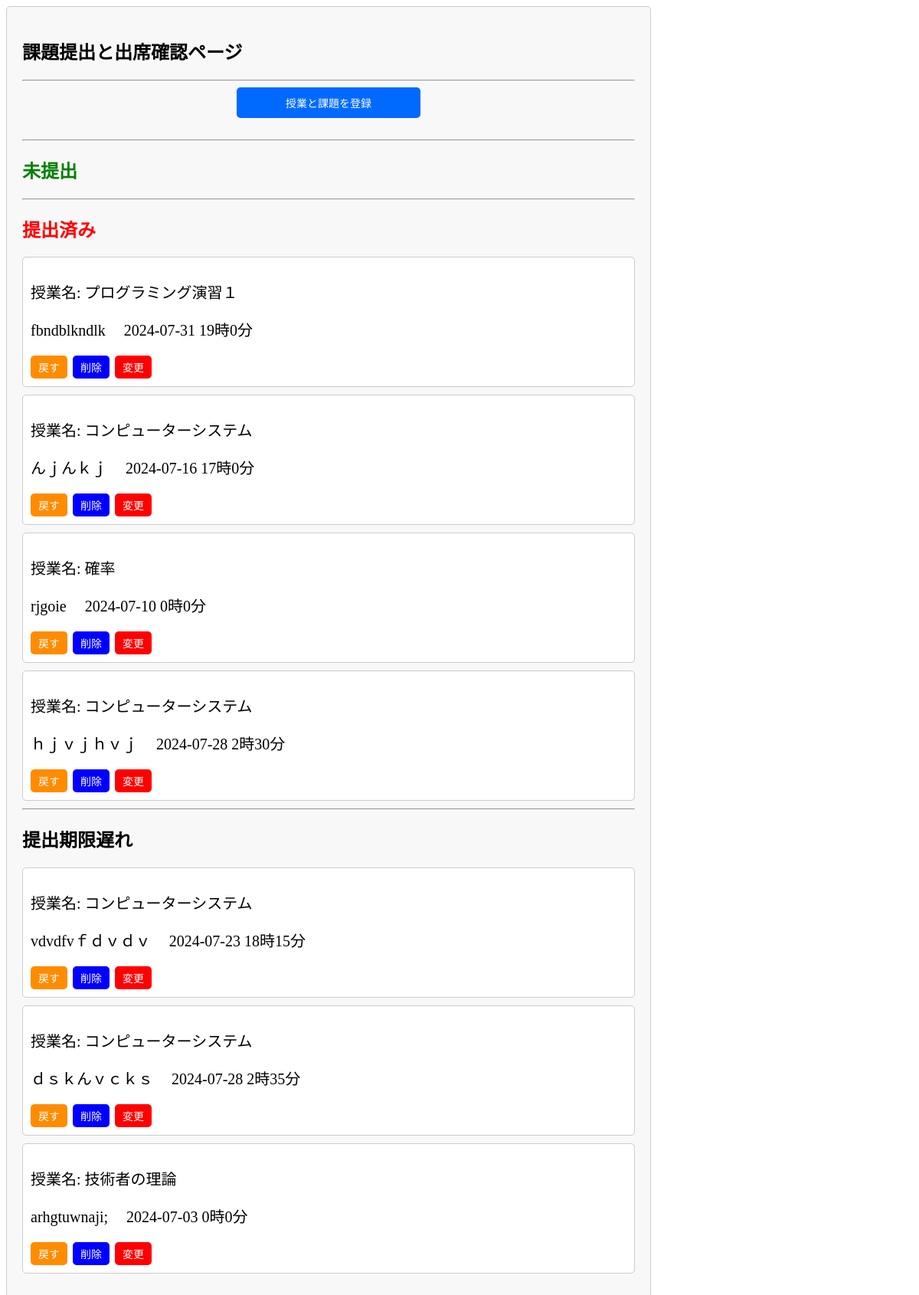
The page / on the database its author committed.
### app.py (models this page shows)
class Homework(db.Model):
    __tablename__ = 'homework'
    homework_id = db.Column(db.Integer, primary_key=True)
    contest = db.Column(db.String(120))
    limit_time = db.Column(db.String(120))
    submission = db.Column(db.Integer)
    once_a_week = db.Column(db.Boolean)

class Lesson(db.Model):
    __tablename__ = 'lesson'
    lesson_id = db.Column(db.Integer, primary_key=True)
    name = db.Column(db.String(120))
    homework_name = db.Column(db.String(120), nullable=True)
    number_absence = db.Column(db.Integer)

### app.py (the view)
@app.route('/')
def index():
    uncompleted_homeworks = Homework.query.filter_by(submission=0).all()
    completed_homeworks = Homework.query.filter_by(submission=1).all()
    delay_homeworks = Homework.query.filter_by(submission=3).all()
    homework_lessons = db.session.query(Homework, Lesson).join(LessonHomework, Homework.homework_id == LessonHomework.homework_id).join(Lesson, LessonHomework.lesson_id == Lesson.lesson_id).all()
    return render_template('index.html', uncompleted_homeworks=uncompleted_homeworks, completed_homeworks=completed_homeworks, delay_homeworks=delay_homeworks, homework_lessons=homework_lessons)

### app.py (called while the page is built)
@app.teardown_appcontext
def shutdown_scheduler(exception=None):
    if scheduler.running:
        scheduler.shutdown(wait=False)

### templates/index.html (shortened to what this page needs)
<!DOCTYPE html>
<html lang="ja">
<head>
    <link rel="stylesheet" type="text/css" href="{{ url_for('static', filename='style.css') }}">
</head>
<body>
    <div class="container">
        <h2>課題提出と出席確認ページ</h2>
        <hr>
        <ul class="row-buttons">
            <a href="{{ url_for('new_homework') }}" class="button">授業と課題を登録</a>
        </ul>
        <hr>
        <h2 class="no-complete">未提出</h2>
        <hr>
        <h2 class="complete">提出済み</h2>
        <ul>
            {% for homework, lesson in homework_lessons %}
            {% if homework.submission == 1 %}
            <div>
                <p>授業名: {{ lesson.name }}</p>
                <p style="display:inline;">{{ homework.contest }}</p>
                <p style="display:inline;" class="text">{{ homework.limit_time.split(' ')[0] }} {{ homework.limit_time.split(' ')[1].split(':')[0] }}時{{ homework.limit_time.split(' ')[1].split(':')[1] }}分</p>
                <form method="post" action="{{ url_for('uncomplete_homework', homework_id=homework.homework_id) }}" style="display:inline;">
                    <button type="submit" class="uncomplete-button">戻す</button>
                </form>
                <form method="post" action="{{ url_for('delete_homework', homework_id=homework.homework_id) }}" style="display:inline;">
                    <button type="submit" class="delete-button">削除</button>
                </form>
                <form method="get" action="{{ url_for('update_homework', homework_id=homework.homework_id) }}" style="display:inline;">
                    <button type="submit" class="update-button">変更</button>
                </form>
            </div>
            {% endif %}
            {% endfor %}
        </ul>
        <hr>
        <h2 class="delay">提出期限遅れ</h2>
        <ul>
            {% for homework, lesson in homework_lessons %}
            {% if homework.submission == 3 %}
            <div>
                <p>授業名: {{ lesson.name }}</p>
                <p style="display:inline;">{{ homework.contest }}</p>
                <p style="display:inline;" class="text">{{ homework.limit_time.split(' ')[0] }} {{ homework.limit_time.split(' ')[1].split(':')[0] }}時{{ homework.limit_time.split(' ')[1].split(':')[1] }}分</p>
                <form method="post" action="{{ url_for('uncomplete_homework', homework_id=homework.homework_id) }}" style="display:inline;">
                    <button type="submit" class="uncomplete-button">戻す</button>
                </form>
                <form method="post" action="{{ url_for('delete_homework', homework_id=homework.homework_id) }}" style="display:inline;">
                    <button type="submit" class="delete-button">削除</button>
                </form>
                <form method="get" action="{{ url_for('update_homework', homework_id=homework.homework_id) }}" style="display:inline;">
                    <button type="submit" class="update-button">変更</button>
                </form>
            </div>
            {% endif %}
            {% endfor %}
        </ul>
    </div>
</body>
</html>

### static/style.css (style rules this page uses)
.container { background-color: #f8f8f8; max-width: 800px; padding: 20px; font-family: 'Times New Roman', Times, serif; }
.no-complete { color: green; }
.complete { color: red; }
.button { background-color: rgb(0, 106, 255); border: none; color: white; padding: 10px 20px; border-radius: 5px; text-align: center; text-decoration: none; display: inline-block; font-family: 'Times New Roman', Times, serif; font-size: 14px; margin-bottom: 20px; }
a.button { display: block; width: 200px; }
.complete-button, .uncomplete-button { background-color: green; border: none; color: white; padding: 5px 10px; border-radius: 5px; text-align: center; text-decoration: none; font-family: 'Times New Roman', Times, serif; display: inline-block; font-size: 14px; }
.uncomplete-button { background-color: rgb(255, 140, 0); }
ul { list-style-type: none; margin: 0; padding: 0; }
div { background-color: white; border: 1px solid #ccc; border-radius: 5px; margin-bottom: 10px; padding: 10px; }
p { font-size: 20px; }
.delete-button { background-color: blue; border: none; color: white; padding: 5px 10px; border-radius: 5px; text-align: center; text-decoration: none; font-family: 'Times New Roman', Times, serif; display: inline-block; font-size: 14px; margin-left: 3px; }
.update-button { background-color: red; border: none; color: white; padding: 5px 10px; border-radius: 5px; text-align: center; text-decoration: none; font-family: 'Times New Roman', Times, serif; display: inline-block; font-size: 14px; margin-left: 3px; }
.text { margin-left: 20px; }

### rows shown on the page
Homework: name "プログラミング演習１", contest "fbndblkndlk", limit_time "2024-07-31", limit_time "19", limit_time "0"
Homework: name "コンピューターシステム", contest "んｊんｋｊ", limit_time "2024-07-16", limit_time "17", limit_time "0"
Homework: name "確率", contest "rjgoie", limit_time "2024-07-10", limit_time "0"
Homework: name "コンピューターシステム", contest "ｈｊｖｊｈｖｊ", limit_time "2024-07-28", limit_time "2", limit_time "30"
Homework: name "コンピューターシステム", contest "vdvdfvｆｄｖｄｖ", limit_time "2024-07-23", limit_time "18", limit_time "15"
Homework: name "コンピューターシステム", contest "ｄｓｋんｖｃｋｓ", limit_time "2024-07-28", limit_time "2", limit_time "35"
Homework: name "技術者の理論", contest "arhgtuwnaji;", limit_time "2024-07-03", limit_time "0"
